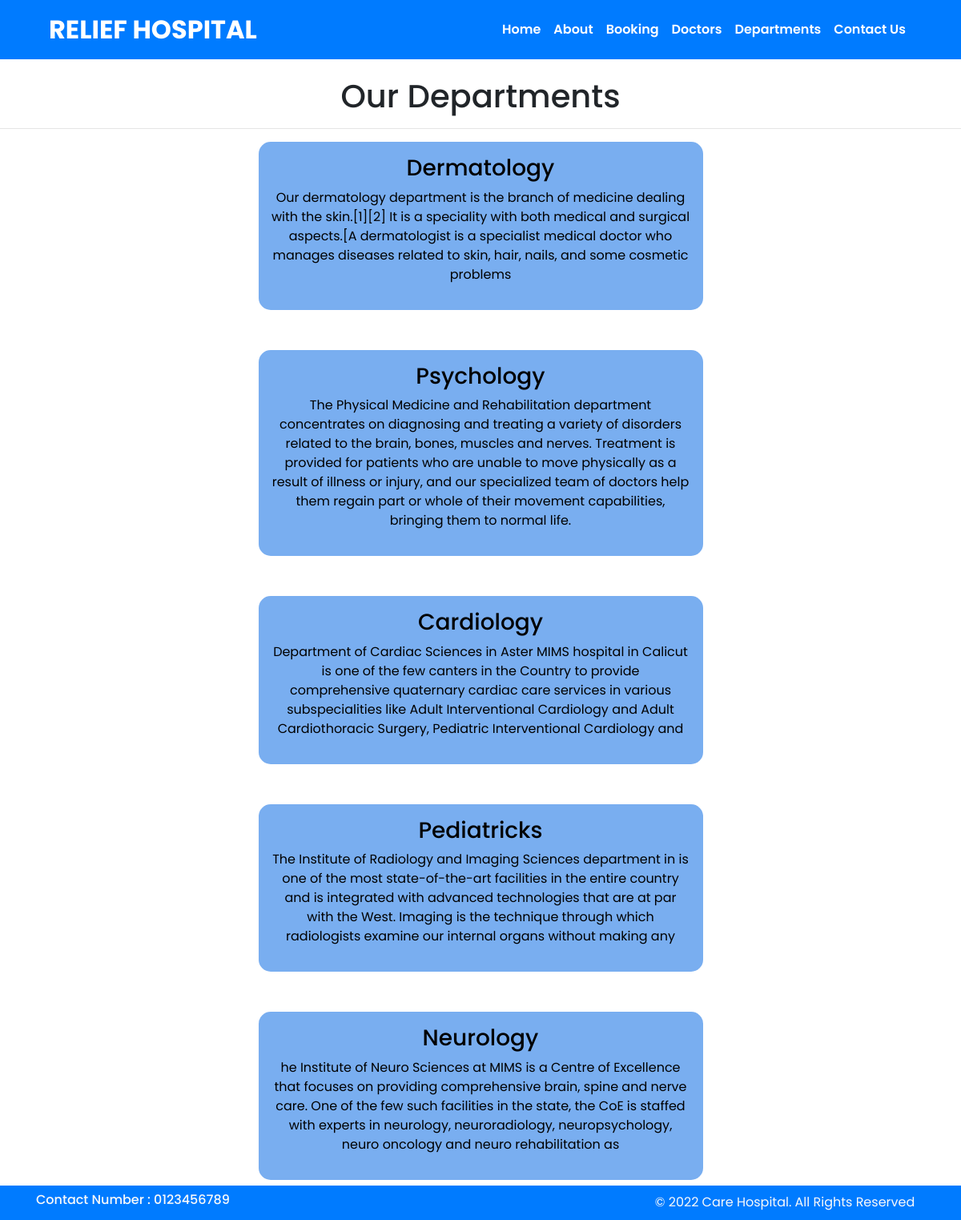
Page /department/ on the committed database.
### home/models.py (models this page shows, shortened)
class departments(models.Model):
    dep_name = models.CharField(max_length=100)
    dep_description = models.TextField()

### home/views.py (the view)
# urls.py: path('department/', views.department, name='department'),
def department(request):
    dict_dep = {'dept':departments.objects.all()}
    return render(request, 'department.html', dict_dep)

### templates/department.html (shortened to what this page needs)
{% extends 'base.html' %}
{% block content  %}
<h1 class="text-center pt-5 mt-5 ">Our Departments</h1>
<hr>
{% for d in dept %}
<div class="container depart-container">
    <div class="mx-auto   w-50 text-center p-3 depart">
        <h3>{{d.dep_name}}</h3>
        <p>{{d.dep_description}}</p>
    </div>
</div>
{% endfor %}
{% endblock %}

### static/css/style.css (style rules this page uses)
* { margin: 0; padding: 0; box-sizing: border-box; font-family: 'poppins'; }
.depart { background-color: rgb(121, 174, 240); border-radius: 15px; color: black; margin-bottom: 50px; }
.depart-container { margin-top: 0.5rem; }

### rows in the picture
departments: dep_name "Dermatology", dep_description "Our dermatology department is the branch of medicine dealing with the skin.[1][2] It is a speciality with both medical and surgical aspects.[A dermatologist is a specialist medical doctor who manages diseases related to skin, hair, nails, and some cosmetic problems"
departments: dep_name "Psychology", dep_description "The Physical Medicine and Rehabilitation department concentrates on diagnosing and treating a variety of disorders related to the brain, bones, muscles and nerves. Treatment is provided for patients who are unable to move physically as a result of illness or injury, and our specialized team of doctors help them regain part or whole of their movement capabilities, bringing them to normal life."
departments: dep_name "Cardiology", dep_description "Department of Cardiac Sciences in Aster MIMS hospital in Calicut is one of the few canters in the Country to provide comprehensive quaternary cardiac care services in various subspecialities like Adult Interventional Cardiology and Adult Cardiothoracic Surgery, Pediatric Interventional Cardiology and"
departments: dep_name "Pediatricks", dep_description "The Institute of Radiology and Imaging Sciences department in is one of the most state-of-the-art facilities in the entire country and is integrated with advanced technologies that are at par with the West. Imaging is the technique through which radiologists examine our internal organs without making any"
departments: dep_name "Neurology", dep_description "he Institute of Neuro Sciences at MIMS is a Centre of Excellence that focuses on providing comprehensive brain, spine and nerve care. One of the few such facilities in the state, the CoE is staffed with experts in neurology, neuroradiology, neuropsychology, neuro oncology and neuro rehabilitation as"
